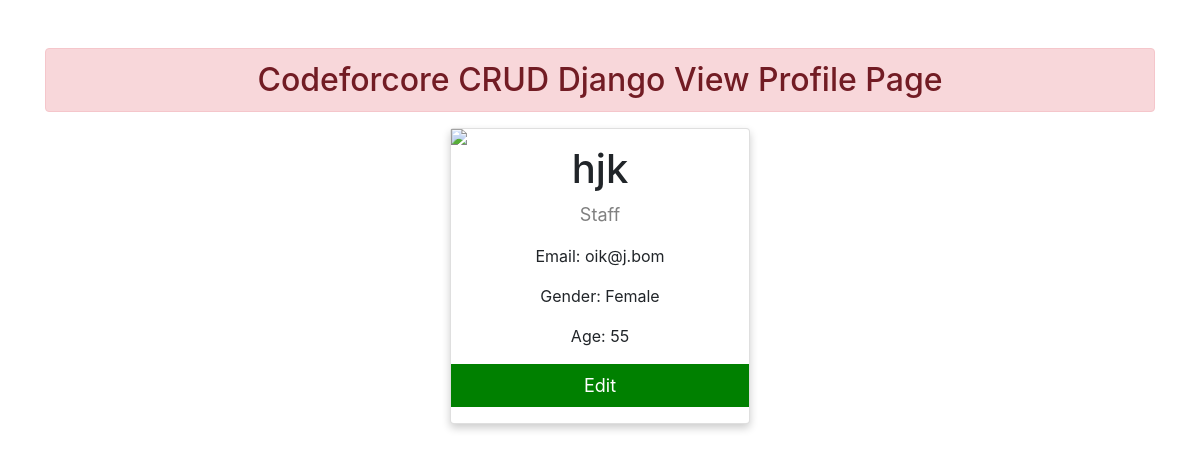
/profile/17/, run on the app's committed database.
### enrollStaff/models.py (models this page shows)
class CreateStaff(models.Model):
    name = models.CharField(max_length=70,default='not selected')
    email = models.EmailField(max_length=250,default='not selected')
    gender = models.CharField(max_length=11,default='not selected')
    age=models.PositiveIntegerField(default=0)
    staffType=models.CharField(max_length=14,default='not selected')
    password = models.CharField(max_length=100,default='not selected')

### enrollStaff/views.py (the view)
# urls.py: path('profile/<int:id>/',views.viewProfileStaff,name='profilePage'),
def viewProfileStaff(request,id):
    if request.method=='GET':
        pi = CreateStaff.objects.get(pk=id)
    return render(request, 'enrollStaff/viewProfileStaff.html',{'pi':pi})

### templates/enrollStaff/viewProfileStaff.html (shortened to what this page needs)
{% extends 'enrollStaff/base.html' %}
{% block body %}
    <div class="container mt-5">
        <h2 class="text-center alert alert-danger">Codeforcore CRUD Django View Profile Page</h2>
        <link rel="stylesheet"
              href="https://cdnjs.cloudflare.com/ajax/libs/font-awesome/4.7.0/css/font-awesome.min.css">
        <div class="card">
            {% if pi.gender == 'Male' %}
            <img alt="John" style="width:100%">
            {% elif pi.gender == 'Female'%}
                <img src="https://www.ece.uvic.ca/~tdarcie/images/people/blank_female.jpg">
            {% elif pi.gender == 'Others'%}
                <img src="https://image.shutterstock.com/image-vector/lgbt-user-icon-rainbow-abstract-260nw-1106331860.jpg">
            {% endif %}
            <h1>{{ pi.name }}</h1>
            <p class="title">{{ pi.staffType }}</p>
            <p>Email: {{ pi.email }}</p>
            <p>Gender: {{ pi.gender }}</p>
            <p>Age: {{ pi.age }}</p>
            <form method="POST" action="{% url 'updateStaff' pi.id %}">
                <button type="submit" style="background: green">Edit</button>
            </form>
        </div>
    </div>
{% endblock %}

### templates/enrollStaff/viewProfileStaff.html (style rules this page uses)
.card { box-shadow: 0 4px 8px 0 rgba(0, 0, 0, 0.2); max-width: 300px; margin: auto; text-align: center; }
.title { color: grey; font-size: 18px; }
button { border: none; outline: 0; display: inline-block; padding: 8px; color: white; background-color: #000; text-align: center; cursor: pointer; width: 100%; font-size: 18px; }

### data on the page
CreateStaff: name "hjk", staffType "Staff", email "oik@j.bom", gender "Female", age "55"
